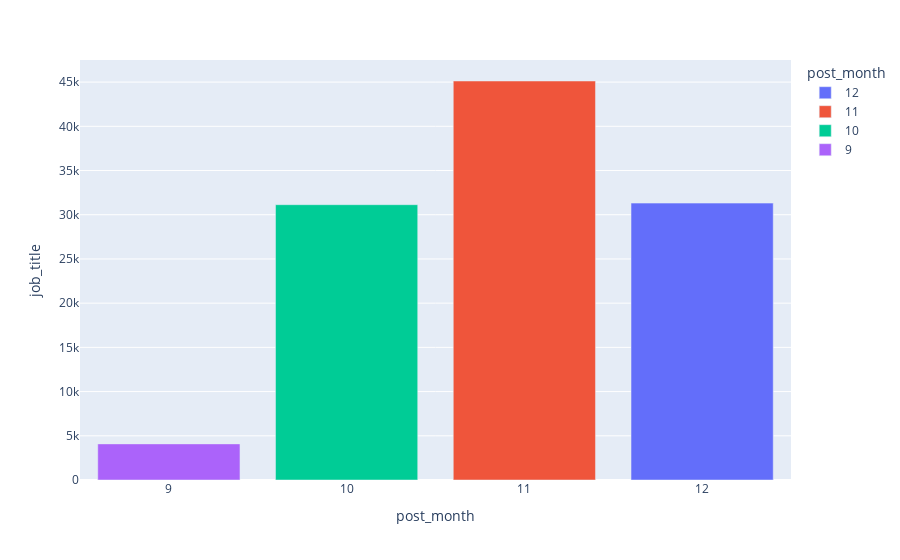

Notebook code for this chart:
### Code cell
new_aux = aux.query('post_year==2021 & post_month>8').copy()
# new_aux = aux.copy()
new_aux['post_year'] = pd.Categorical(new_aux['post_year'])
new_aux['post_month'] = pd.Categorical(new_aux['post_month'])

fig = px.bar(new_aux, x='post_month', y='job_title', color='post_month', barmode='relative')
fig.update_xaxes(type='category')
fig.update_layout(barmode='relative', xaxis={'categoryorder':'array', 'categoryarray':[1,2,3,4,5,6,7,8,9,10,11,12]})
fig.show()

### Figure 1 — Plotly figure (JSON) as saved in the notebook; plotly's stock layout.template omitted (floating-point values rounded to 4 significant figures)
{"data": [{"alignmentgroup": "True", "hovertemplate": "post_month=%{x}<br>job_title=%{y}<extra></extra>", "legendgroup": "12", "marker": {"color": "#636efa", "pattern": {"shape": ""}}, "name": "12", "offsetgroup": "12", "orientation": "v", "showlegend": true, "textposition": "auto", "type": "bar", "x": [12], "xaxis": "x", "y": [31313], "yaxis": "y"}, {"alignmentgroup": "True", "hovertemplate": "post_month=%{x}<br>job_title=%{y}<extra></extra>", "legendgroup": "11", "marker": {"color": "#EF553B", "pattern": {"shape": ""}}, "name": "11", "offsetgroup": "11", "orientation": "v", "showlegend": true, "textposition": "auto", "type": "bar", "x": [11], "xaxis": "x", "y": [45124], "yaxis": "y"}, {"alignmentgroup": "True", "hovertemplate": "post_month=%{x}<br>job_title=%{y}<extra></extra>", "legendgroup": "10", "marker": {"color": "#00cc96", "pattern": {"shape": ""}}, "name": "10", "offsetgroup": "10", "orientation": "v", "showlegend": true, "textposition": "auto", "type": "bar", "x": [10], "xaxis": "x", "y": [31134], "yaxis": "y"}, {"alignmentgroup": "True", "hovertemplate": "post_month=%{x}<br>job_title=%{y}<extra></extra>", "legendgroup": "9", "marker": {"color": "#ab63fa", "pattern": {"shape": ""}}, "name": "9", "offsetgroup": "9", "orientation": "v", "showlegend": true, "textposition": "auto", "type": "bar", "x": [9], "xaxis": "x", "y": [4085], "yaxis": "y"}], "layout": {"barmode": "relative", "legend": {"title": {"text": "post_month"}, "tracegroupgap": 0}, "margin": {"t": 60}, "xaxis": {"anchor": "y", "categoryarray": [1, 2, 3, 4, 5, 6, 7, 8, 9, 10, 11, 12], "categoryorder": "array", "domain": [0, 1], "title": {"text": "post_month"}, "type": "category"}, "yaxis": {"anchor": "x", "domain": [0, 1], "title": {"text": "job_title"}}}}
